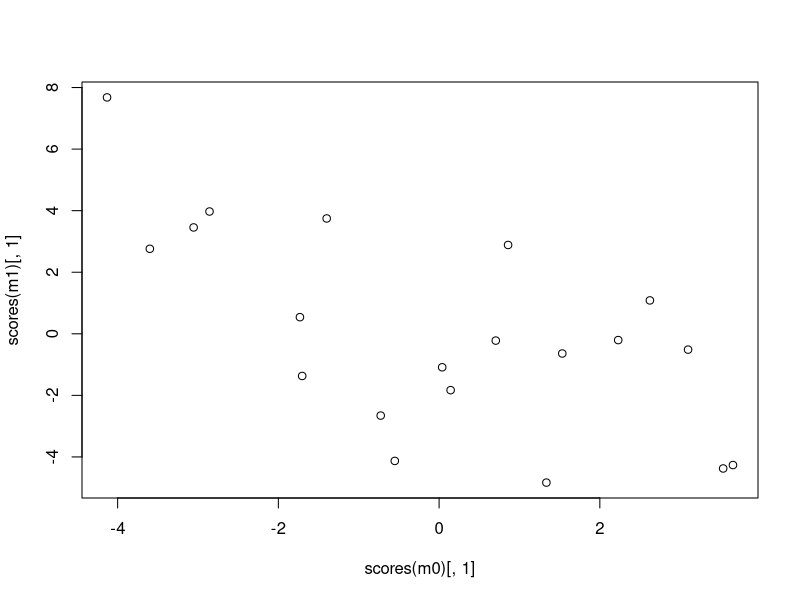
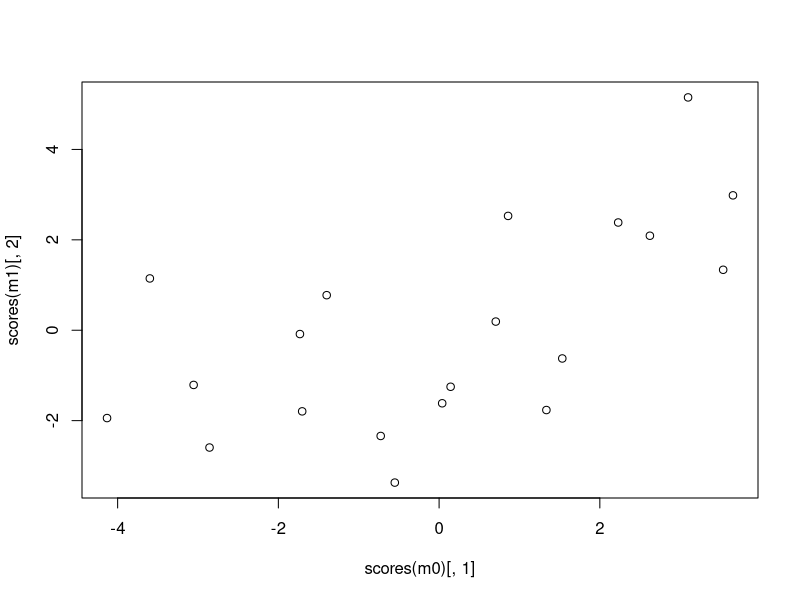
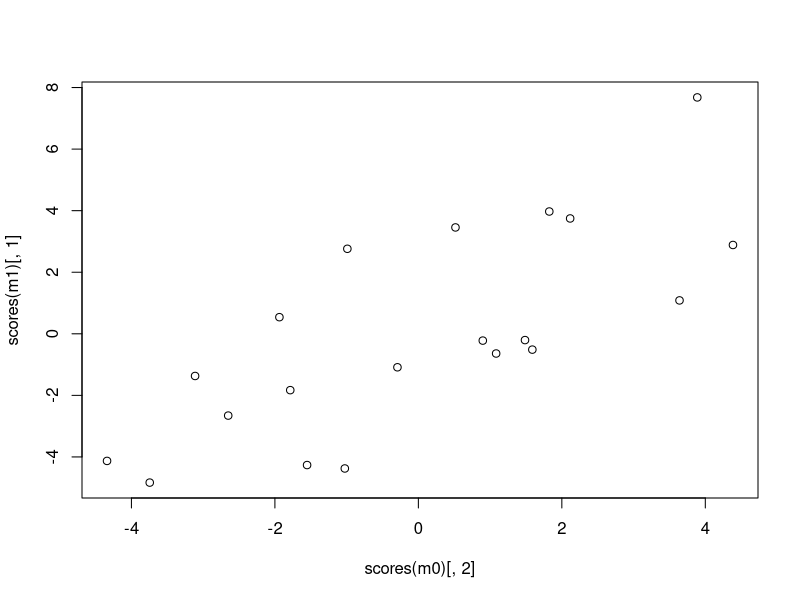
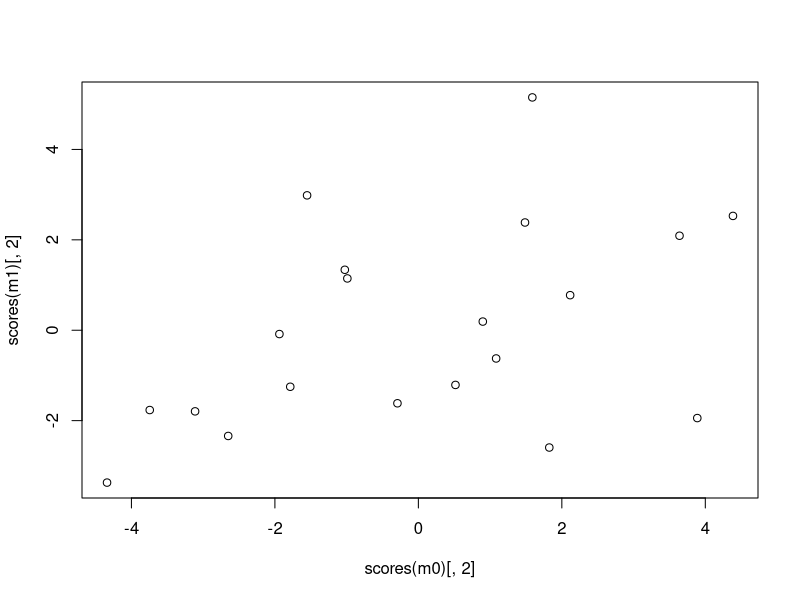
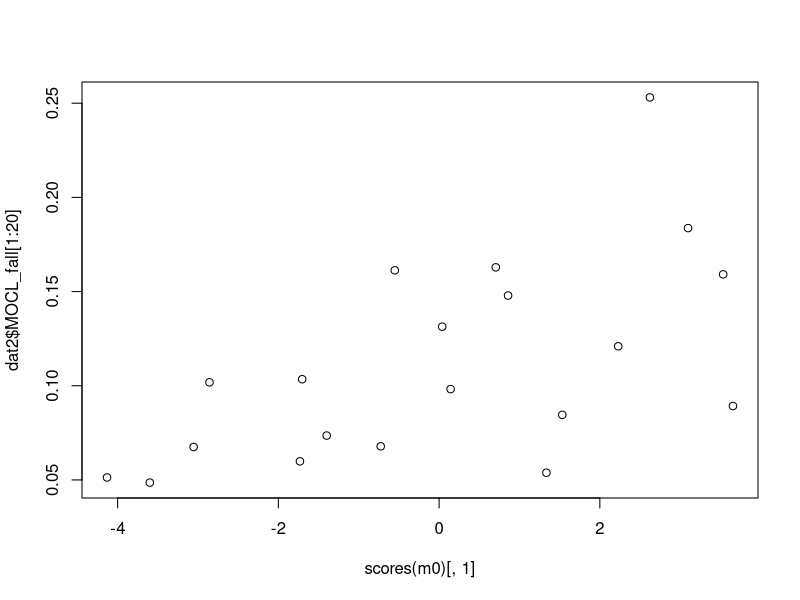
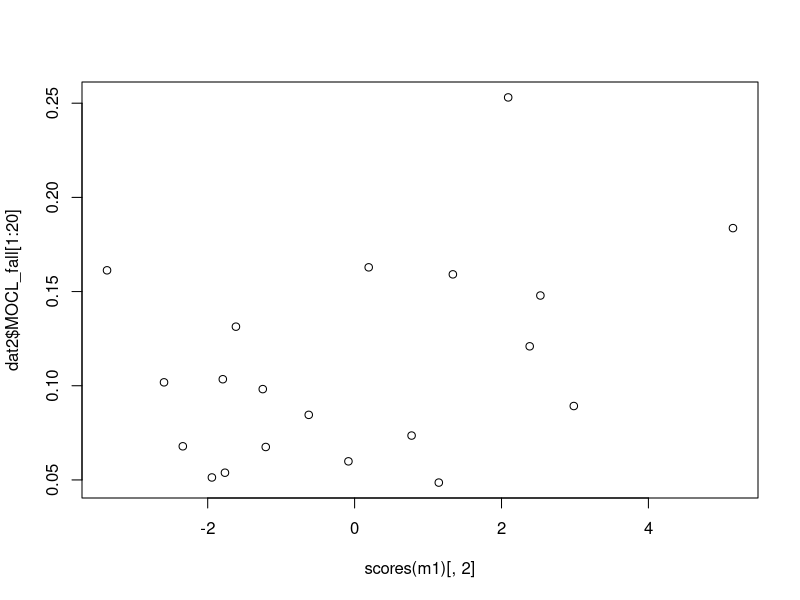

These charts were generated, in order, by the following R code:
library(pls)
library(tidyverse)
library(here)

dat2 = read_csv(here("data", "mourning-cloaks", "MOCLclim.csv"))
head(dat2)
View(dat2) #there's a trailing row of NAs

dat2 <- dat2 %>% filter(!is.na(year))
# I added a response variable of mourning cloak sightings after June 30 because they fly as adults in spring then lay eggs and the 2nd gen flys in fall.  Could also play around with timing of these responses - I thought fall adults would  work well because summer drought was a weak predictor of total sightings
m0 = plsr(MOCL_fall ~ WiTemp+SprTemp+SuTemp+FaTemp_prev+WiPDSI+SprPDSI+SuPDSI+FaPDSI, validation = "CV", data = dat2)
summary(m0)
loadings(m0)
# first axis is cool, wet years, especially in the summer/spring when they are caterpillars/adults (overwinter as adults)
selectNcomp(m0, alpha = 0.05, plot = "T") #NS by prediction error
m0a = lm(dat2$MOCL_fall[1:20] ~ m0$scores[,1] + m0$scores[,2])
summary(m0a)


loadings(m0)
names(dat2)
m1 =princomp(dat2[1:20,c(3:6,19:22)])
m1$scores
summary(m1)
loadings(m1)
# first axis of climate variation is fall/winter temperature in year before emergence
# 2nd axis weights summer drought during development, but not as strongly as PLSR model

m2 = lm(dat2$MOCL_fall[1:20] ~ m1$scores[,1] + m1$scores[,2])
summary(m2)
# p-values for PCR axes noticeably lower than PLSR values
# PCR adj R2 = 0.116 (as opposed to 0.374 for PLSR)

plot(scores(m0)[,1], scores(m1)[,1])
plot(scores(m0)[,1], scores(m1)[,2])
plot(scores(m0)[,2], scores(m1)[,1])
plot(scores(m0)[,2], scores(m1)[,2])

plot(scores(m0)[,1], dat2$MOCL_fall[1:20])
plot(scores(m1)[,2], dat2$MOCL_fall[1:20])
